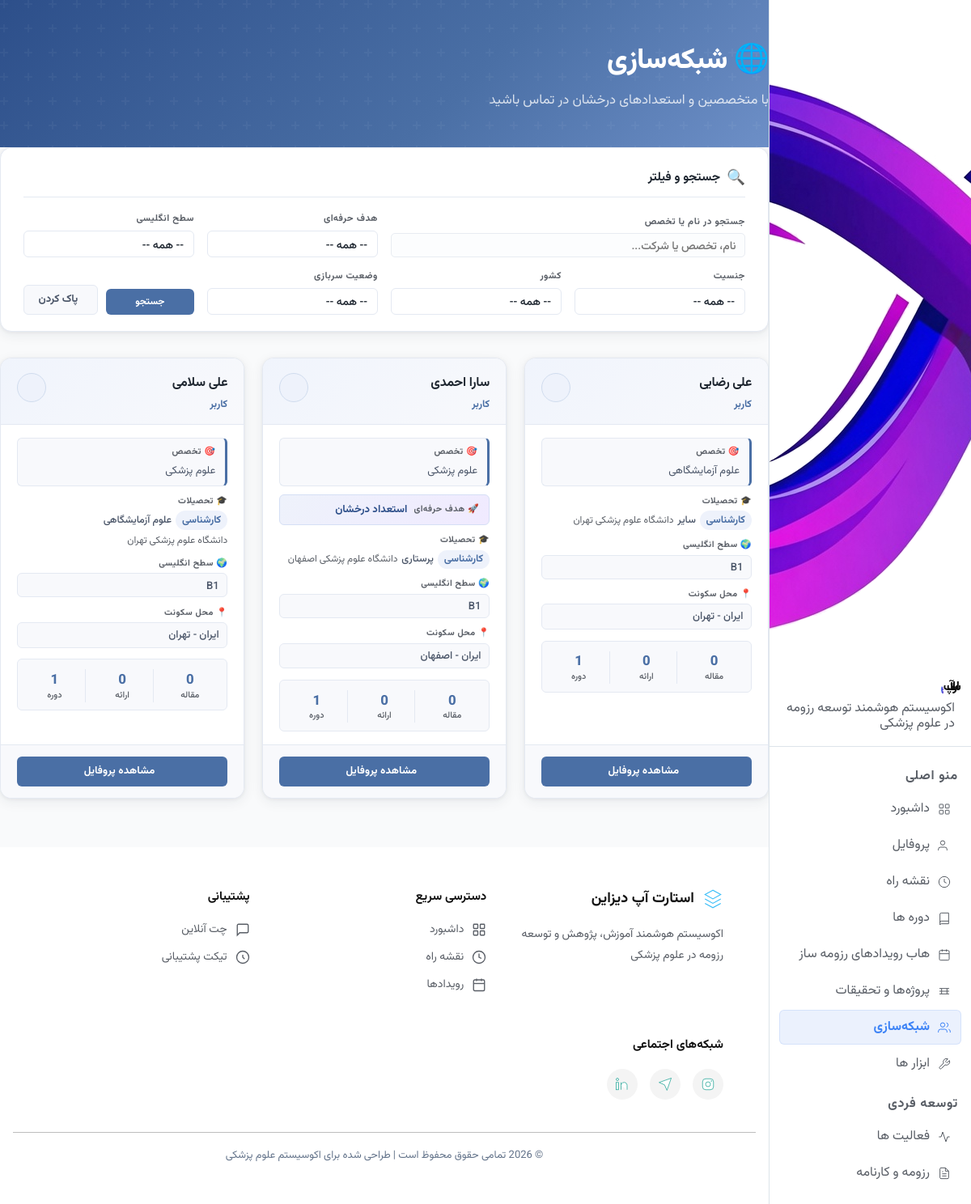
Screenshot of /networking/list/ (signed in) with the database file from the repository.
### accounts/models.py (models this page shows, shortened)
class Profile(models.Model):
    GENDER_CHOICES = [('مرد', 'مرد'), ('زن', 'زن')]
    MARITAL_CHOICES = [('مجرد', 'مجرد'), ('متأهل', 'متأهل')]
    MILITARY_CHOICES = [
        ('', 'مربوط نیست'),
        ('معاف', 'معاف'),
        ('طرح پزشکی', 'طرح پزشکی'),
        ('سرباز', 'سرباز'),
        ('پایان خدمت', 'پایان خدمت'),
    ]
    SERVICE_PLAN_CHOICES = [
        ('', 'انتخاب کنید'),
        ('مشمول نیستم', 'مشمول نیستم'),
        ('در حال گذراندن', 'در حال گذراندن'),
        ('پایان یافته', 'پایان یافته'),
    ]
    PROPOSAL_STATUS_CHOICES = [
        ('', 'انتخاب کنید'),
        ('همه در جریان', 'همه در جریان'),
        ('همه خاتمه‌یافته', 'همه خاتمه‌یافته'),
        ('ترکیبی', 'ترکیبی (برخی در جریان، برخی خاتمه‌یافته)'),
    ]
    ENGLISH_LEVEL_CHOICES = [
        ('', 'انتخاب کنید'),
        ('A1', 'A1'), ('A2', 'A2'),
        ('B1', 'B1'), ('B2', 'B2'),
        ('C1', 'C1'), ('C2', 'C2'),
    ]
    GOAL_CHOICES = [
        ('استعداد درخشان', 'استعداد درخشان'),
        ('۴۰ امتیازی', '۴۰ امتیازی'),
        ('هیات علمی', 'هیات علمی'),
        ('ریسرچ پوزیشن / فلوشیپ خارج', 'ریسرچ پوزیشن / فلوشیپ خارج'),
    ]
    user = models.OneToOneField(User, on_delete=models.CASCADE, related_name='profile')
    first_name = models.CharField('نام', max_length=100)
    last_name = models.CharField('نام خانوادگی', max_length=100)
    gender = models.CharField('جنسیت', max_length=10, choices=GENDER_CHOICES)
    marital_status = models.CharField('وضعیت تأهل', max_length=10, choices=MARITAL_CHOICES, blank=True)
    military_status = models.CharField('وضعیت سربازی', max_length=20, choices=MILITARY_CHOICES, blank=True)
    job_title = models.CharField('عنوان شغلی', max_length=150, blank=True)
    birth_date = models.CharField('تاریخ تولد', max_length=20)
    country = models.CharField('کشور', max_length=100, blank=True, default='ایران')
    city = models.CharField('استان / شهر محل سکونت', max_length=100, blank=True)
    phone = models.CharField('شماره موبایل', max_length=20)
    email = models.EmailField('ایمیل', blank=True)
    website = models.URLField('وب‌سایت شخصی', blank=True)
    national_id = models.CharField('کد ملی / شماره پاسپورت', max_length=20, blank=True)
    orcid = models.CharField('شناسه ORCID', max_length=20, blank=True)
    proposal_count = models.PositiveSmallIntegerField('تعداد پروپوزال‌ها', null=True, blank=True)
    proposal_status = models.CharField('وضعیت پروپوزال‌ها', max_length=50, choices=PROPOSAL_STATUS_CHOICES, blank=True)
    software_skills = models.TextField('مهارت‌های نرم‌افزاری', blank=True)
    writing_skills = models.TextField('مهارت‌های نگارشی', blank=True)
    clinical_certs = models.TextField('گواهینامه‌های مهارتی', blank=True)
    clinical_exp = models.TextField('سوابق کار دانشجویی و بالینی', blank=True)
    procedures = models.TextField('مهارت‌های پروسیجرال', blank=True)
    native_lang = models.CharField('زبان مادری', max_length=50, default='فارسی')
    english_level = models.CharField('سطح زبان انگلیسی', max_length=5, choices=ENGLISH_LEVEL_CHOICES, blank=True, default='')
    lang_cert = models.TextField('مدرک زبان انگلیسی', blank=True)
    other_langs = models.TextField('سایر زبان‌ها', blank=True)
    extracurricular = models.TextField('فعالیت‌های فوق برنامه', blank=True)
    goal = models.CharField('هدف نهایی حرفه‌ای', max_length=50, choices=GOAL_CHOICES)
    specialty = models.CharField('حوزه تخصصی', max_length=200, blank=True)
    goal_notes = models.TextField('توضیحات اهداف', blank=True)
    service_plan = models.CharField('وضعیت طرح نیروی انسانی', max_length=30, choices=SERVICE_PLAN_CHOICES, blank=True)
    raw_text = models.TextField('متن خام پروفایل', blank=True)
    created_at = models.DateTimeField(auto_now_add=True)
    updated_at = models.DateTimeField(auto_now=True)
    class Meta:
        verbose_name = 'پروفایل'
        verbose_name_plural = 'پروفایل‌ها'

class Education(models.Model):
    FIELD_CHOICES = [
        ('پزشکی', 'پزشکی'), ('دندان‌پزشکی', 'دندان‌پزشکی'),
        ('داروسازی', 'داروسازی'), ('پرستاری', 'پرستاری'),
        ('فیزیوتراپی', 'فیزیوتراپی'), ('سایر', 'سایر'),
    ]
    DEGREE_CHOICES = [
        ('کارشناسی', 'کارشناسی'), ('کارشناسی ارشد', 'کارشناسی ارشد'),
        ('دکتری عمومی', 'دکتری عمومی'), ('دکتری تخصصی', 'دکتری تخصصی'),
    ]
    UNI_TYPE_CHOICES = [('تیپ ۱', 'تیپ ۱'), ('تیپ ۲', 'تیپ ۲'), ('تیپ ۳', 'تیپ ۳')]
    STAGE_CHOICES = [
        ('علوم پایه', 'علوم پایه'), ('فیزیوپات', 'فیزیوپات'),
        ('استاژری', 'استاژری'), ('اینترنی', 'اینترنی'),
        ('فارغ‌التحصیل', 'فارغ‌التحصیل'),
    ]
    profile = models.ForeignKey(Profile, on_delete=models.CASCADE, related_name='educations')
    field = models.CharField('رشته تحصیلی', max_length=30, choices=FIELD_CHOICES)
    degree = models.CharField('مقطع تحصیلی', max_length=20, choices=DEGREE_CHOICES)
    university = models.CharField('دانشگاه', max_length=200, blank=True)
    uni_type = models.CharField('تیپ دانشگاه', max_length=10, choices=UNI_TYPE_CHOICES, blank=True)
    start_date = models.CharField('تاریخ شروع', max_length=20, blank=True)
    end_date = models.CharField('تاریخ پایان', max_length=50, blank=True)
    stage = models.CharField('مرحله تحصیلی', max_length=20, choices=STAGE_CHOICES, blank=True)
    current_term = models.PositiveSmallIntegerField(
        'ترم فعلی', null=True, blank=True,
        validators=[MinValueValidator(1), MaxValueValidator(20)]
    )
    remaining_terms = models.PositiveSmallIntegerField(
        'ترم‌های باقیمانده', null=True, blank=True,
        validators=[MaxValueValidator(20)]
    )
    gpa = models.DecimalField(
        'معدل', max_digits=4, decimal_places=2, null=True, blank=True,
        validators=[MinValueValidator(0), MaxValueValidator(20)]
    )
    class Meta:
        verbose_name = 'تحصیلات'
        verbose_name_plural = 'تحصیلات'
        ordering = ['start_date']

### networking/views.py (the view, shortened to what this page needs)
# urls.py: path('list/', views.networking_list, name='networking_list'),
def networking_list(request):
    profiles = Profile.objects.all().select_related('user')
    form = ProfileSearchFilterForm(request.GET)
    search_query = request.GET.get('search', '')
    goal = request.GET.get('goal', '')
    if goal:
        profiles = profiles.filter(goal=goal)
    english_level = request.GET.get('english_level', '')
    if english_level:
        profiles = profiles.filter(english_level=english_level)
    gender = request.GET.get('gender', '')
    if gender:
        profiles = profiles.filter(gender=gender)
    country = request.GET.get('country', '')
    if country:
        profiles = profiles.filter(country__icontains=country)
    military_status = request.GET.get('military_status', '')
    if military_status:
        profiles = profiles.filter(military_status=military_status)
    paginator = Paginator(profiles, 12)  # 12 پروفایل در هر صفحه
    page_number = request.GET.get('page')
    page_obj = paginator.get_page(page_number)
    context = {
        'page_obj': page_obj,
        'profiles': page_obj.object_list,
        'form': form,
        'search_query': search_query,
    }
    return render(request, 'networking/networking_list.html', context)

### templates/networking/networking_list.html (shortened to what this page needs)
{% extends 'base.html' %}
{% load static %}
{% block extra_css %}
<link rel="stylesheet" href="{% static 'css/styles.css' %}">
{% endblock %}
{% block content %}
<div class="nw-header">
    <div class="container">
        <div class="nw-header-content">
            <h1 class="nw-header-title">🌐 شبکه‌سازی</h1>
            <p class="nw-header-subtitle">با متخصصین و استعدادهای درخشان در تماس باشید</p>
        </div>
    </div>
</div>
<div class="container py-5">
    <div class="nw-filter-wrapper">
        <div class="nw-filter-card">
            <div class="nw-filter-header">
                <span class="nw-filter-icon">🔍</span>
                <h5 class="nw-filter-title">جستجو و فیلتر</h5>
            </div>
            <form method="get" class="nw-filter-form">
                <div class="nw-form-group nw-search-group">
                    <label class="nw-form-label">جستجو در نام یا تخصص</label>
                    <input type="text"
                           name="search"
                           class="nw-form-input"
                           placeholder="نام، تخصص یا شرکت..."
                           value="{{ search_query|default:'' }}">
                </div>
                <div class="nw-form-group">
                    <label class="nw-form-label">هدف حرفه‌ای</label>
                    <select name="goal" class="nw-form-select">
                        <option value="">-- همه --</option>
                    </select>
                </div>
                <div class="nw-form-group">
                    <label class="nw-form-label">سطح انگلیسی</label>
                    <select name="english_level" class="nw-form-select">
                        <option value="">-- همه --</option>
                    </select>
                </div>
                <div class="nw-form-group">
                    <label class="nw-form-label">جنسیت</label>
                    <select name="gender" class="nw-form-select">
                        <option value="">-- همه --</option>
                    </select>
                </div>
                <div class="nw-form-group">
                    <label class="nw-form-label">کشور</label>
                    <select name="country" class="nw-form-select">
                        <option value="">-- همه --</option>
                    </select>
                </div>
                <div class="nw-form-group">
                    <label class="nw-form-label">وضعیت سربازی</label>
                    <select name="military_status" class="nw-form-select">
                        <option value="">-- همه --</option>
                    </select>
                </div>
                <div class="nw-filter-buttons">
                    <button type="submit" class="nw-btn-search">
                         جستجو
                    </button>
                    <a href="{% url 'networking:networking_list' %}" class="nw-btn-reset">
                         پاک کردن
                    </a>
                </div>
            </form>
        </div>
    </div>
    <div class="nw-grid">
        {% for profile in profiles %}
        <div class="nw-card">
            <div class="nw-card-header">
                <div class="nw-card-header-info">
                    <h5 class="nw-card-name">
                        {{ profile.first_name }} {{ profile.last_name }}
                    </h5>
                    <p class="nw-card-title">
                        {{ profile.job_title|default:"کاربر" }}
                    </p>
                </div>
                <div class="nw-card-gender">
                </div>
            </div>
            <div class="nw-card-body">
                {% if profile.specialty %}
                <div class="nw-specialty-box">
                    <span class="nw-specialty-label">🎯 تخصص</span>
                    <p class="nw-specialty-text">{{ profile.specialty|truncatechars:80 }}</p>
                </div>
                {% endif %}
                {% if profile.goal %}
                <div class="nw-goal-box">
                    <span class="nw-goal-label">🚀 هدف حرفه‌ای</span>
                    <p class="nw-goal-text">{{ profile.get_goal_display }}</p>
                </div>
                {% endif %}
                <div class="nw-info-item">
                    <span class="nw-info-label">🎓 تحصیلات</span>
                    {% with edu=profile.educations.first %}
                        {% if edu %}
                        <div class="nw-edu-item">
                            <span class="nw-edu-degree">{{ edu.degree }}</span>
                            <span class="nw-edu-field">{{ edu.field }}</span>
                            {% if edu.university %}
                                <span class="nw-edu-uni">{{ edu.university }}</span>
                            {% endif %}
                        </div>
                        {% else %}
                        <div class="nw-info-value muted">ثبت نشده</div>
                        {% endif %}
                    {% endwith %}
                </div>
                {% if profile.english_level %}
                <div class="nw-info-item">
                    <span class="nw-info-label">🌍 سطح انگلیسی</span>
                    <div class="nw-info-value">{{ profile.english_level }}</div>
                </div>
                {% endif %}
                <div class="nw-info-item">
                    <span class="nw-info-label">📍 محل سکونت</span>
                    <div class="nw-info-value">
                        {% if profile.country %}
                            {{ profile.country }}
                            {% if profile.city %} - {{ profile.city }}{% endif %}
                        {% else %}
                            <span class="muted">مشخص نشده</span>
                        {% endif %}
                    </div>
                </div>
                <div class="nw-stats-row">
                    <div class="nw-stat">
                        <span class="nw-stat-value">{{ profile.articles.count }}</span>
                        <span class="nw-stat-label">مقاله</span>
                    </div>
                    <div class="nw-stat">
                        <span class="nw-stat-value">{{ profile.presentations.count }}</span>
                        <span class="nw-stat-label">ارائه</span>
                    </div>
                    <div class="nw-stat">
                        <span class="nw-stat-value">{{ profile.training_courses.count }}</span>
                        <span class="nw-stat-label">دوره</span>
                    </div>
                </div>
            </div>
            <div class="nw-card-footer">
                <a href="{% url 'networking:profile_detail' profile.pk %}" class="nw-btn-view">
                     مشاهده پروفایل
                </a>
            </div>
        </div>
        {% endfor %}
    </div>
</div>
{% endblock %}

### rows the page displays
Profile: first_name "علی", last_name "رضایی", job_title "کاربر", specialty "علوم آزمایشگاهی", educations.first.degree "کارشناسی", educations.first.field "سایر", educations.first.university "دانشگاه علوم پزشکی تهران", english_level "B1", country "ایران", city "تهران", articles.count "0", presentations.count "0", training_courses.count "1"
Profile: first_name "سارا", last_name "احمدی", job_title "کاربر", specialty "علوم پزشکی", goal "استعداد درخشان", educations.first.degree "کارشناسی", educations.first.field "پرستاری", educations.first.university "دانشگاه علوم پزشکی اصفهان", english_level "B1", country "ایران", city "اصفهان", articles.count "0", presentations.count "0", training_courses.count "1"
Profile: first_name "علی", last_name "سلامی", job_title "کاربر", specialty "علوم پزشکی", educations.first.degree "کارشناسی", educations.first.field "علوم آزمایشگاهی", educations.first.university "دانشگاه علوم پزشکی تهران", english_level "B1", country "ایران", city "تهران", articles.count "0", presentations.count "0", training_courses.count "1"
